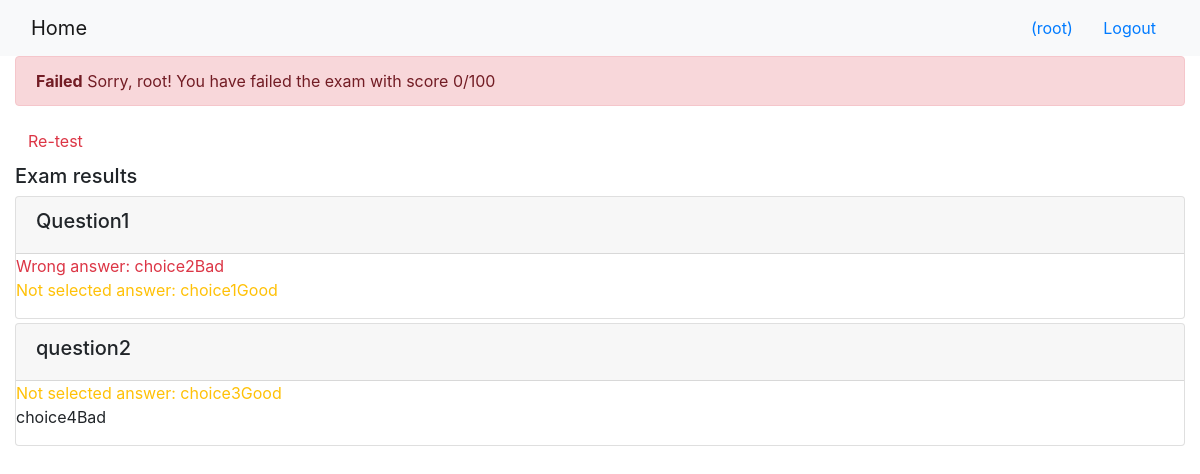
/onlinecourse/course/1/submission/1/result (signed in), run on the app's committed database.
### onlinecourse/models.py (models this page shows)
class Question(models.Model):
    lesson_id = models.ForeignKey(Lesson, on_delete=models.CASCADE)
    question_text = models.CharField(max_length=200, default="question")
    grade = models.IntegerField(default=0)
    def is_get_score(self, selected_ids):
        all_answers = self.choice_set.filter(is_correct=True).count()
        selected_correct = self.choice_set.filter(is_correct=True, id__in=selected_ids).count()
        if all_answers == selected_correct:
            return True
        else:
            return False

class Choice(models.Model):
    question = models.ManyToManyField(Question)
    choice_text = models.CharField(max_length=200, default="choice")
    is_correct = models.BooleanField(default=0)

### onlinecourse/views.py (the view)
# urls.py: path('course/<int:course_id>/submission/<int:submission_id>/result',views.show_exam_result,name='exam_result'),
def show_exam_result(request, course_id, submission_id):
    course = get_object_or_404(Course, pk=course_id)
    user = request.user
    enrollment = Enrollment.objects.get(user=user, course=course)
    submission = get_object_or_404(Submission, pk=submission_id)
    choices = submission.choices.all()
    choice_ids = [choice.id for choice in choices]
    lessons = course.lesson_set.all()
    total = 0
    correct = 0
    for lesson in lessons:
        questions = lesson.question_set.all()
        total += questions.count()
        for question in questions:
            if question.is_get_score(choice_ids):
                correct += 1
    if (total == 0):
        grade = 0
    else:
        grade = int((correct / total) * 100)
    context = {'course' : course, 'selected_ids': choice_ids, 'grade': grade}
    return render(request, 'onlinecourse/exam_result_bootstrap.html', context)

### onlinecourse/templates/onlinecourse/exam_result_bootstrap.html (shortened to what this page needs)
<!DOCTYPE html>
<html lang="en">
<head>
    {% load static %}
    <link rel="stylesheet" href="https://maxcdn.bootstrapcdn.com/bootstrap/4.5.2/css/bootstrap.min.css">
</head>
<body>
 <nav class="navbar navbar-light bg-light">
    <div class="container-fluid">
        <div class="navbar-header">
              <a class="navbar-brand" href="{% url 'onlinecourse:index' %}">Home</a>
        </div>
        <ul class="nav navbar-nav navbar-right">
            {% if user.is_authenticated %}
            <li>
                <a class="btn btn-link" href="#">{{ user.first_name }}({{ user.username }})</a>
                <a class="btn btn-link" href="{% url 'onlinecourse:logout' %}">Logout</a>
            </li>
            {% endif %}
        </ul>
    </div>
</nav>
<div class="container-fluid">
    {% if grade > 80 %}
        <div class="alert alert-success">
            <b>Congratulations, {{user.username}}!</b> You have passed the exam and completed the course with score {{grade}}/100
        </div>
    {% else %}
        <div class="alert alert-danger">
            <b>Failed</b> Sorry, {{user.username}}! You have failed the exam with score {{grade}}/100
        </div>
        <a class="btn btn-link text-danger" href="{% url 'onlinecourse:course_details' course.id %}">Re-test</a>
    {% endif %}
    <div class="card-columns-vertical mt-1">
    <h5 class="">Exam results</h5>
        {% for lesson in course.lesson_set.all %}
            {% for question in lesson.question_set.all %}
                <div class="card mt-1">
                    <div class="card-header"><h5>{{ question.question_text}}</h5></div>
                        <div class="form-group">
                        {% for choice in question.choice_set.all %}
                            {% if choice.is_correct and choice.id in selected_ids %}
                                <p class="m-0 text-success">Correct answer: {{choice.choice_text}}</p>
                            {% elif choice.is_correct and choice.id not in selected_ids %}
                                <p class="m-0 text-warning">Not selected answer: {{choice.choice_text}}</p>
                            {% elif not choice.is_correct and choice.id in selected_ids %}
                                <p class="m-0 text-danger">Wrong answer: {{choice.choice_text}}</p>
                            {% else %}
                                <p class="m-0">{{choice.choice_text}}</p>
                            {% endif %}
                        {% endfor %}
                    </div>
                </div>
            {% endfor %}
        {% endfor %}
        </div>
    </div>
</body>
</html>

### data on the page
Question: question_text "Question1"
Choice: choice_text "choice2Bad"
Choice: choice_text "choice1Good"
Question: question_text "question2"
Choice: choice_text "choice3Good"
Choice: choice_text "choice4Bad"

### other printed values
{{ user.username }} "root"
{{ grade }} "0"
